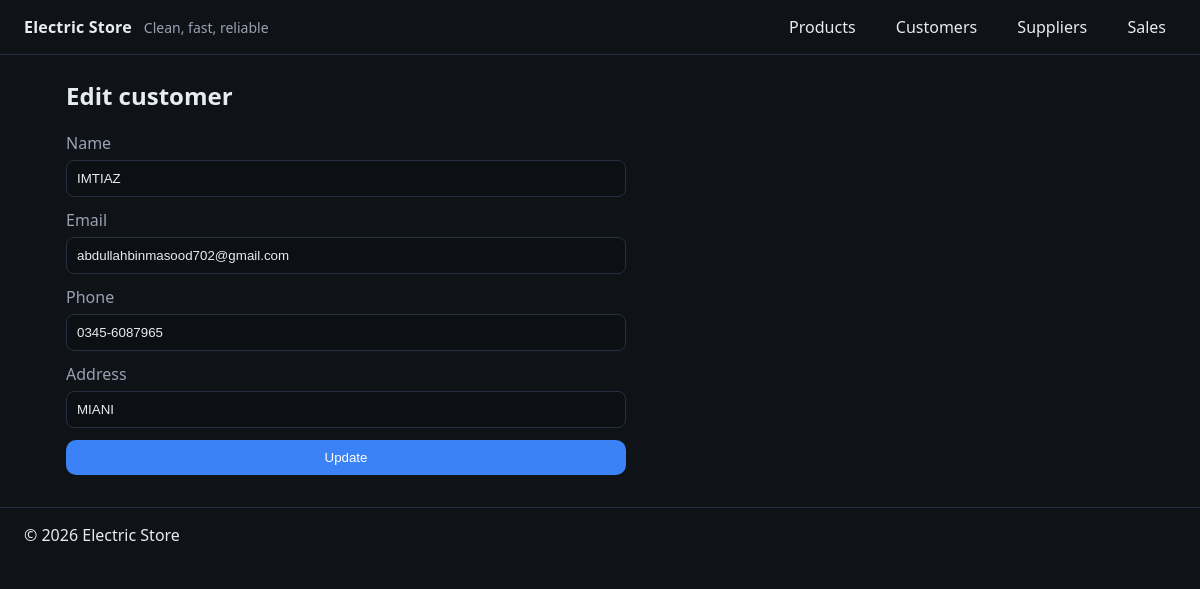
Screenshot of /customers/2/edit with the database file from the repository.
### models/__init__.py (models this page shows)
class Customer(db.Model):
    id = db.Column(db.Integer, primary_key=True)
    name = db.Column(db.String(128), nullable=False)
    email = db.Column(db.String(128))
    phone = db.Column(db.String(64))
    address = db.Column(db.String(256))

### routes/customers.py (the view, shortened to what this page needs)
@customers_bp.route("/<int:id>/edit", methods=["GET", "POST"])
def edit_customer(id):
    customer = Customer.query.get_or_404(id)
    return render_template("customers/edit.html", customer=customer)

### templates/customers/edit.html
{% extends "base.html" %}
{% block content %}
<h2>Edit customer</h2>
<form method="post" class="form">
  <label>Name<input name="name" value="{{ customer.name }}" required /></label>
  <label>Email<input name="email" value="{{ customer.email }}" /></label>
  <label>Phone<input name="phone" value="{{ customer.phone }}" /></label>
  <label>Address<input name="address" value="{{ customer.address }}" /></label>
  <button class="btn" type="submit">Update</button>
</form>
{% endblock %}

### static/css/styles.css (style rules this page uses)
:root { --bg: #0f1216; --card: #171b22; --text: #e7ecf3; --muted: #98a2b3; --accent: #3b82f6; --danger: #ef4444; --border: #263042; }
* { box-sizing: border-box; }
html, body { margin: 0; padding: 0; background: var(--bg); color: var(--text); font-family: system-ui, -apple-system, Segoe UI, Roboto, "Noto Sans", Arial; }
.btn { background: var(--accent); color: white; border: 0; padding: 10px 14px; border-radius: 10px; cursor: pointer; }
.form { display: grid; gap: 12px; max-width: 560px; }
.form label { display: grid; gap: 6px; color: var(--muted); }
.form input, .form select { padding: 10px; border-radius: 8px; border: 1px solid var(--border); background: #0c0f13; color: var(--text); }

### rows the page displays
Customer: name "IMTIAZ", email "abdullahbinmasood702@gmail.com", phone "0345-6087965", address "MIANI"
